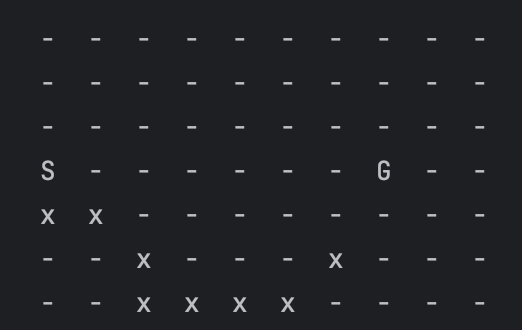

Recreate this plot in Python.
from typing import Dict, List, Any, Set, Union, Tuple

import numpy
import random
from matplotlib import pyplot as plt
from exercise_6_9.windy_gridworld import WindyGridworld
from table import Table
from algorithms.sarsa import Sarsa
from environment import Environment
import pandas as pd

pd.set_option('display.max_columns', None)  # Display all columns
pd.set_option('display.max_rows', None)  # Display all rows

Q_TABLE_FILE_NAME = 'exercise_6_9/q_table.csv'


def learn(env: Environment, q_table_filename: str = Q_TABLE_FILE_NAME):
    algo = Sarsa(
        env=env,
        step_size=0.5,
        exploration_rate=0.1,
        episodes=100000,
        steps_on_each_episode=100,
        discounting_factor=1)

    steps, Q = algo.execute(debug=True)
    plt.plot(range(len(steps)), steps)
    plt.xlabel('Episodes')
    plt.ylabel('Steps')
    plt.title('Reward convergence')
    plt.show(block=True)

    pd.DataFrame(_as_data(Q)).to_csv(q_table_filename, index=False)


def play(env: Environment, q_table_filename: str = Q_TABLE_FILE_NAME) -> Set[Tuple[int, int]]:
    df = pd.read_csv(q_table_filename)
    steps = set()
    state = random.choice(env.get_initial_states())

    T = 0
    while T < 30:
        T += 1
        steps.add(state)
        if state in env.get_goal_states():
            break

        actions, values = _get_action_values(df, state)

        i = numpy.argmax(values)
        picked_action = actions[i]

        state, _ = env.take_action(state, picked_action)
    return steps


def visualize(env: Environment, steps: Set[Tuple[int, int]]):
    board = env.get_board()
    for i in range(len(board)):
        print('\n\t', end='  ')
        for j in range(len(board[0])):
            if (i, j) in env.get_goal_states():
                print('G', end='  ')
            elif (i, j) in env.get_initial_states():
                print('S', end='  ')
            elif (i, j) in steps:
                print('x', end='  ')
            else:
                print('-', end='  ')


def _get_action_values(df, state):
    actions_df = df[
        (df['position_h'] == state[0]) &
        (df['position_v'] == state[1])]
    actions_h = actions_df['action_h'].values
    actions_v = actions_df['action_v'].values
    actions = list(zip(actions_h, actions_v))
    values = actions_df['value'].values
    return actions, values


def _as_data(q: Table) -> Dict[str, List[Any]]:
    pos_h = []
    pos_v = []
    action_v = []
    action_h = []
    values = []

    for state, action in q.get_keys():
        pos_h.append(state[0])
        pos_v.append(state[1])
        action_h.append(action[0])
        action_v.append(action[1])
        values.append(q.get(state, action))

    return {
        'position_h': pos_h,
        'position_v': pos_v,
        'action_h': action_h,
        'action_v': action_v,
        'value': values
    }


def solution():
    env = WindyGridworld()

    # learn(env)

    steps = play(env)
    visualize(env, steps)
